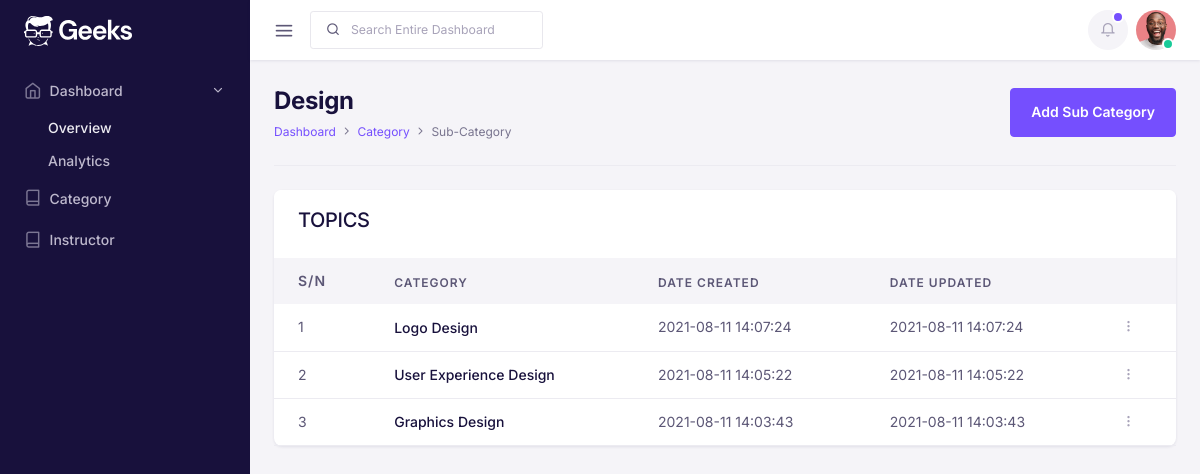
Page /admin/sub-category.php?slug=604429-design on the committed database.
### tables this page shows
CREATE TABLE `course_categories` (
  `sn` bigint(20) UNSIGNED NOT NULL,
  `title` varchar(255) DEFAULT NULL,
  `slug` varchar(255) NOT NULL,
  `description` text DEFAULT NULL,
  `image` varchar(255) DEFAULT NULL,
  `status` int(11) NOT NULL DEFAULT 0,
  `created_at` timestamp NULL DEFAULT NULL,
  `updated_at` timestamp NOT NULL DEFAULT current_timestamp()
);

CREATE TABLE `category_topics` (
  `sn` bigint(20) UNSIGNED NOT NULL,
  `title` varchar(255) DEFAULT NULL,
  `slug` varchar(255) NOT NULL,
  `description` text DEFAULT NULL,
  `category_id` bigint(20) UNSIGNED DEFAULT NULL,
  `image` varchar(255) DEFAULT NULL,
  `created_at` timestamp NULL DEFAULT NULL,
  `updated_at` timestamp NOT NULL DEFAULT current_timestamp()
);

### lib/function.php (called while the page is built, shortened)
<?php
function getCategory($slug)
{
    global $db;
    $sql = $db->query("SELECT * FROM course_categories WHERE slug = '$slug'");
    $row = mysqli_fetch_array($sql);
    return $row;
}

### admin/sub-category.php (the view, shortened to what this page needs)
<?php
$slug = $_GET['slug']; ?>
<!DOCTYPE html>
<html lang="en">
<head>
    <?php include('link.php') ?>
</head>
<?php
$info = getCategory($slug);
?>
<body>
    <div id="db-wrapper">
        <?php include('sidebar.php') ?>
        <div id="page-content">
            <?php include('header.php') ?>
            <div class="container-fluid p-4">
                <div class="row">
                    <div class="col-lg-12 col-md-12 col-12">
                        <div class="border-bottom pb-4 mb-4 d-md-flex align-items-center justify-content-between">
                            <div class="mb-3 mb-md-0">
                                <h1 class="mb-1 h2 fw-bold"> <?= $info['title'] ?> </h1>
                                <nav aria-label="breadcrumb">
                                    <ol class="breadcrumb">
                                        <li class="breadcrumb-item">
                                            <a href="admin-dashboard.html">Dashboard</a>
                                        </li>
                                        <li class="breadcrumb-item">
                                            <a href="course-category.php">Category</a>
                                        </li>
                                        <li class="breadcrumb-item active" aria-current="page">
                                            Sub-Category
                                        </li>
                                    </ol>
                                </nav>
                            </div>
                            <div>
                                <a href="#" class="btn btn-primary" data-bs-toggle="modal" data-bs-target="#newCatgory">Add Sub
                                    Category</a>
                            </div>
                        </div>
                    </div>
                </div>
                <div class="row">
                    <div class="col-lg-12 col-md-12 col-12">
                        <div class="card mb-4">
                            <div class="card-header border-bottom-0">
                                <h3 class="card-title">TOPICS</h3>
                            </div>
                            <div class="table-responsive border-0 overflow-y-hidden">
                                <table class="table mb-0 text-nowrap">
                                    <thead class="table-light">
                                        <tr>
                                            <th class="border-0 font-size-inherit">
                                                S/N
                                            </th>
                                            <th class="border-0">CATEGORY</th>
                                            <th class="border-0">DATE CREATED</th>
                                            <th class="border-0">DATE UPDATED</th>
                                            <th class="border-0"></th>
                                        </tr>
                                    </thead>
                                    <tbody>
                                        <?php
                                        $i = 1;
                                        $sn = $info['sn'];
                                        $sql = $db->query("SELECT * FROM category_topics WHERE category_id = '$sn' ORDER BY  sn DESC LIMIT 20 ");
                                        while ($row = mysqli_fetch_array($sql)) {
                                        ?>
                                            <tr>
                                                <td class="align-middle">
                                                    <?= $i++ ?>
                                                </td>
                                                <td class="align-middle">
                                                    <a href="#" class="text-inherit">
                                                        <h5 class="mb-0 text-primary-hover"><?= $row['title']  ?></h5>
                                                    </a>
                                                </td>
                                                <td class="align-middle"><?= $row['created_at']  ?></td>
                                                <td class="align-middle"><?= $row['updated_at']  ?></td>
                                                <td class="text-muted align-middle">
                                                    <span class="dropdown dropstart">
                                                        <a class="text-muted text-decoration-none" href="#" role="button" id="courseDropdown3" data-bs-toggle="dropdown" data-bs-offset="-20,20" aria-expanded="false">
                                                            <i class="fe fe-more-vertical"></i>
                                                        </a>
                                                    </span>
                                                </td>
                                            </tr>
                                        <?php } ?>
                                    </tbody>
                                </table>
                            </div>
                        </div>
                    </div>
                </div>
            </div>
        </div>
    </div>
</body>
</html>

### rows in the picture
course_categories: title "Design"
category_topics: title "Logo Design", created_at "2021-08-11 14:07:24", updated_at "2021-08-11 14:07:24"
category_topics: title "User Experience Design", created_at "2021-08-11 14:05:22", updated_at "2021-08-11 14:05:22"
category_topics: title "Graphics Design", created_at "2021-08-11 14:03:43", updated_at "2021-08-11 14:03:43"
